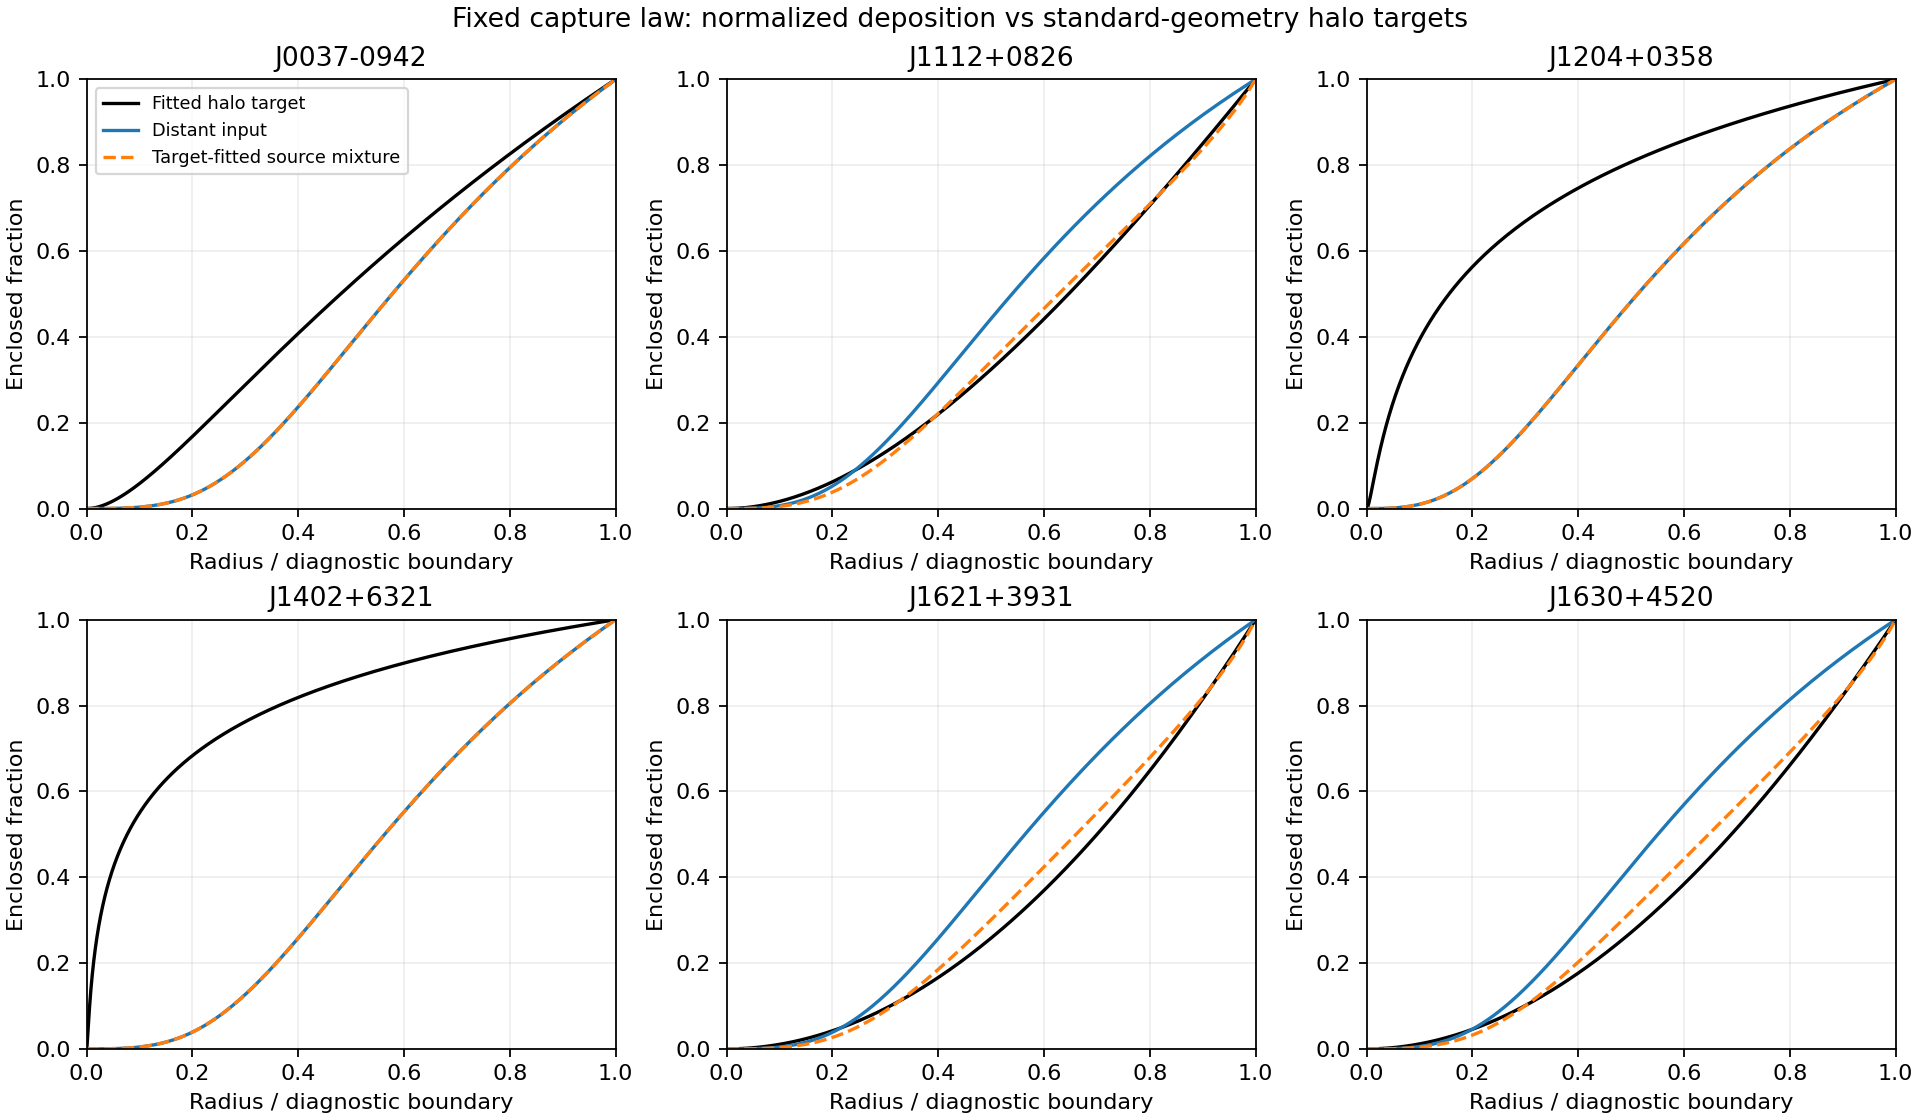

This chart was generated by the following Python code:
"""Boundary-conditioned straight-ray capture; fixed third-law parameters."""
from pathlib import Path
import json, hashlib
import numpy as np
from numpy.polynomial.legendre import leggauss
from scipy.integrate import cumulative_trapezoid, quad
from scipy.optimize import linprog
P=Path(__file__).resolve().parent
alpha=.0002488993286382367/1000 # per kpc
inputs=['halo-deposition-map-results.json','third-radiation-retention-results.json']
halos=json.loads((P/inputs[0]).read_text())['rows']
cp=json.loads((P/inputs[1]).read_text())['models']['attenuated']
k=cp['k0_per_kpc']; assert cp['q']==1/3
cases=[1.1,2.,5.,10.,100.,None]

def primitive(t,b2,a):
    B2=a*a+b2; B=np.sqrt(B2)
    return k*a**4*(t/(2*B2*(B2+t*t))+np.arctan(t/B)/(2*B**3))

def profile(R,a,eta,ratio,nr,na):
    x=np.r_[0.,np.geomspace(1e-5,1.,nr-1)]; r=R*x
    mu,w=leggauss(na); rr=r[:,None]
    if ratio is None:
        t=rr*mu; b2=rr**2-t*t; factor=np.ones_like(t)
    else:
        D=ratio*R; d=np.sqrt(D*D+rr*rr-2*D*rr*mu)
        t=(rr*rr-D*rr*mu)/d; b2=np.maximum(rr*rr-t*t,0)
    te=-np.sqrt(np.maximum(R*R-b2,0))
    if ratio is not None:
        de=d-(t-te)
        assert np.all(de>0)
        factor=(D/d)**2*(-np.expm1(-alpha*de))/(-np.expm1(-alpha*D))
    tau=np.maximum(primitive(t,b2,a)-primitive(te,b2,a),0)
    q=eta*k/(1+(rr/a)**2)**2*factor*np.exp(-tau)
    avg=q@w/2; cumulative=cumulative_trapezoid(4*np.pi*r*r*avg,r,initial=0)
    assert cumulative[-1]>0 and np.all(np.diff(cumulative)>=0)
    cdf=cumulative/cumulative[-1]
    # Absolute angular first moment divided by scalar retained input.
    angular=cumulative_trapezoid(4*np.pi*r*r*(q@(w*mu)/2),r,initial=0)[-1]
    return x,cdf,float(cumulative[-1]),float(abs(angular)/cumulative[-1])

# Independent path integral verification, including nearly tangential rays.
errors=[]
for a,R,b,t in [(5,30,0,12),(17,50,20,10),(2,30,29,2)]:
    te=-np.sqrt(R*R-b*b)
    exact=primitive(t,b*b,a)-primitive(te,b*b,a)
    numeric=quad(lambda z:k/(1+(b*b+z*z)/(a*a))**2,te,t,epsabs=1e-11)[0]
    errors.append(abs(exact-numeric));assert abs(exact-numeric)<1e-9
rows=[]
for h in halos:
    R=h['finite_target_radius_kpc'];a=h['original_capture_scale_kpc'];eta=h['eta']
    curves=[]; diagnostics=[];maxdrift=0
    for ratio in cases:
        x,cdf,power,dipole=profile(R,a,eta,ratio,401,96)
        xx,fine,fp,fd=profile(R,a,eta,ratio,801,192)
        drift=float(np.max(np.abs(cdf-np.interp(x,xx,fine))));maxdrift=max(maxdrift,drift)
        assert drift<.002
        curves.append(fine)
        diagnostics.append(dict(D_over_R=ratio,half_deposit_radius_over_R=float(np.interp(.5,fine,xx)),retained_volume_integral_per_unattenuated_center_flux_kpc2=fp,single_source_deposit_dipole=fd if ratio is not None else None,coarse_fine_max_cdf_difference=drift))
    u=R*xx/h['rs_kpc'];target=np.log1p(u)-u/(1+u);target/=target[-1]
    curves=np.array(curves)
    for diag,c in zip(diagnostics,curves):diag['max_cumulative_fraction_error']=float(np.max(np.abs(c-target)))
    # Mixture weights describe fractions of deposited power, not source luminosities.
    A=np.vstack([np.c_[curves.T,-np.ones(len(xx))],np.c_[-curves.T,-np.ones(len(xx))]])
    b=np.r_[target,-target]
    fit=linprog(np.r_[np.zeros(len(cases)),1.],A_ub=A,b_ub=b,A_eq=[np.r_[np.ones(len(cases)),0]],b_eq=[1],bounds=[(0,None)]*(len(cases)+1),method='highs')
    assert fit.success
    mix=fit.x[:-1]@curves
    # Far source must approach a distant incident field as its distance grows.
    _,far,_,_=profile(R,a,eta,1e5,801,192)
    far_drift=float(np.max(np.abs(far-curves[-1])));assert far_drift<1e-4
    row=dict(Name=h['Name'],geometry=h['geometry'],population=h['population'],R_kpc=R,a_kpc=a,eta=eta,rs_kpc=h['rs_kpc'],target_half_mass_radius_over_R=float(np.interp(.5,target,xx)),cases=diagnostics,mixture_max_cumulative_fraction_error=float(np.max(np.abs(mix-target))),mixture_deposit_weights=fit.x[:-1].tolist(),max_resolution_drift=maxdrift,far_limit_cdf_difference=far_drift,r_over_R=xx.tolist(),target_cdf=target.tolist(),case_cdfs=curves.tolist(),best_mixture_cdf=mix.tolist())
    rows.append(row)
out=dict(scope='Boundary-conditioned external companion capture shape, not an absolute supply or new lens fit',k0_per_kpc=k,alpha_per_kpc=alpha,q=cp['q'],cases_D_over_R=cases,quadrature_optical_depth_max_absolute_error=max(errors),input_sha256={f:hashlib.sha256((P/f).read_bytes()).hexdigest() for f in inputs},rows=rows)
(P/'stream-capture-results.json').write_text(json.dumps(out,indent=2,allow_nan=False)+'\n',encoding='utf-8',newline='\n')
lines=['# Do companion rivers deposit the required halo shape?','',
'Fixed capture parameters and the exact one-third law were used throughout. Straight incoming rays were attenuated along their paths inside each finite 5 Re diagnostic region. This is a conditional external-input shape test, not an absolute energy supply test or a new fit to observed lens images or stellar velocities.','',
'## Result','',
'Under the standard comparison geometry, source mixing reduces cumulative-profile differences from 14.46 to 2.44 percentage points for J1112, from 18.83 to 5.52 for J1621, and from 18.91 to 5.83 for J1630 (Chabrier proxy). It does not improve J0037, J1204 or J1402: their differences remain 17.97, 49.94 and 65.11 points. Their required profiles are more centrally concentrated than these straight-stream deposits. Under our retained geometry none of the six source mixtures improves on distant illumination in this basis. These are conditional shape comparisons, not observed lens residuals.','',
'The successful shape adjustments require the nearest tested shell: J1112 assigns about 93.1% of deposited power to D/R=1.1, while J1621 and J1630 put all power there. Thus they hit the source-distance boundary and have no independently measured source justification. Sources closer than 1.1 R, internal sources, different capture regions or subsequent migration were not tested; no general exclusion follows.','',
'## Executed transport','',
'Known transport: dF_c/ds=-kappa F_c after geometric dilution is factored out, with tau=integral kappa ds and q_ret=eta kappa F_c. Proposed capture profile: kappa=k0/[1+(r/a)^2]^2, retaining the previously calibrated k0 and a. The Hill expression eta=X^(1/3)/(1+X^(1/3)) is known mathematics with our proposed retention interpretation. Unretained absorbed energy belongs to another reservoir; no energy creation is assumed.','',
'For a point source, F_c(x)=L[1-exp(-alpha*d_entry)] exp(-tau)/(4*pi*d(x)^2). The entry distance is source to boundary; d(x) is source to deposition point. These rays include finite-distance divergence. The external companion component is supplied at the boundary. Conversion inside the region and internal stars are excluded from this particular test. Exterior opacity is unspecified; the boundary field is conditional. R=5 Re is a diagnostic boundary, not a measured capture cutoff.','',
'For each of 24 geometry/population combinations, sources were placed at 1.1, 2, 5, 10 and 100 boundary radii, plus a distant isotropic field. Spherical averages also represent uniformly populated source shells. A single beam can make an asymmetric deposit; a shell averages that asymmetry away. The one-third factor multiplies all rates and cancels only when comparing normalized radial shapes. An isotropic distant field has zero dipole.','',
'## Halo shape comparison','',
'Both curves are normalized to their mass or deposited energy inside R. The error below is the largest difference between cumulative fractions, in percentage points; it is not a velocity error, lens error, confidence level or statistical significance. Constant illumination history with no migration is required to identify deposited-power shape with stored-energy shape.','',
'| Galaxy | Geometry | Distant field error, pp | Best distance-mixture error, pp | Target half-mass radius / R | Distant half-deposit radius / R |',
'|---|---|---:|---:|---:|---:|']
for h in rows:
    if h['population']!='Chabrier':continue
    lines.append(f"| {h['Name']} | {h['geometry']} | {100*h['cases'][-1]['max_cumulative_fraction_error']:.2f} | {100*h['mixture_max_cumulative_fraction_error']:.2f} | {h['target_half_mass_radius_over_R']:.3f} | {h['cases'][-1]['half_deposit_radius_over_R']:.3f} |")
lines += ['', 'The mixture is deliberately generous: six nonnegative deposited-power weights are fitted separately to each target. It is an inverse diagnostic, not a measured source population or shared prediction. No source luminosities, durations, or energy budgets follow from these weights. Both population cases, every distance, angular dipoles, normalized curves and weights are retained in the JSON.','',
'These NFW profiles are our restricted target fits, not unique measured halos. Some have parameter boundaries and poor stellar fits. Standard geometry remains a comparison only; original capture scales are retained when evaluating that target, so it is not a recalibration under FLRW. Matching this enclosed spherical profile would still not prove projected lens agreement, support, or a viable energy history.','',
'## Interpretation and next decision','',
'Changing source distance changes which paths illuminate the receiver, but leaves its local capture coefficient fixed. A finite smooth capture law with nonsingular external sources gives finite central deposited density, whereas NFW has a central cusp. This does not alone exclude agreement over a finite measured range, but source mixing cannot arbitrarily prescribe the inner profile. The table quantifies the discrepancy over this declared diagnostic region.','',
'No bending, scattering, binding, or subsequent inward migration was added. If distance mixtures leave a deficit of central deposition, the next physical variable is an explicit transport/capture change that delivers energy inward. It must account for momentum and retained-state support; simply renaming rays rivers does not supply it. A target-fit mixture is not a reason to change the one-third exponent.','',
'Actual nearby-source positions for these six receivers are not available in this calculation. The cached M87 catalog was not reassigned to them. Thus this test is a controlled distance-family test against existing halo targets, not an observed source-to-halo prediction. No new galaxy, cluster, redshift, or lensing success is claimed.','',
'## Verification','',f"Independent optical-depth quadrature agrees within {max(errors):.3g}. Doubling radial/angular resolution changes cumulative fractions by at most {max(h['max_resolution_drift'] for h in rows):.3g}; the D/R=100000 limit agrees with distant illumination within {max(h['far_limit_cdf_difference'] for h in rows):.3g}. All cumulative profiles are monotonic, and mixture weights are nonnegative and sum to one. See stream-capture-protocol.md, executable stream-capture.py and input hashes in the results. All six project goals remain open."]
(P/'stream-capture-report.md').write_text('\n'.join(lines)+'\n',encoding='utf-8',newline='\n')
import matplotlib
matplotlib.use('Agg')
import matplotlib.pyplot as plt
fig,axes=plt.subplots(2,3,figsize=(12,7),layout='constrained')
for ax,h in zip(axes.flat,[h for h in rows if h['population']=='Chabrier' and h['geometry']=='standard_flat_FLRW']):
    ax.plot(h['r_over_R'],h['target_cdf'],color='black',label='Fitted halo target')
    ax.plot(h['r_over_R'],h['case_cdfs'][-1],label='Distant input')
    ax.plot(h['r_over_R'],h['best_mixture_cdf'],'--',label='Target-fitted source mixture')
    ax.set(title=h['Name'],xlabel='Radius / diagnostic boundary',ylabel='Enclosed fraction',xlim=(0,1),ylim=(0,1));ax.grid(alpha=.2)
axes.flat[0].legend(fontsize=8)
fig.suptitle('Fixed capture law: normalized deposition vs standard-geometry halo targets')
fig.savefig(P/'stream-capture.png',dpi=160)
print('\n'.join(lines[14:33]))
